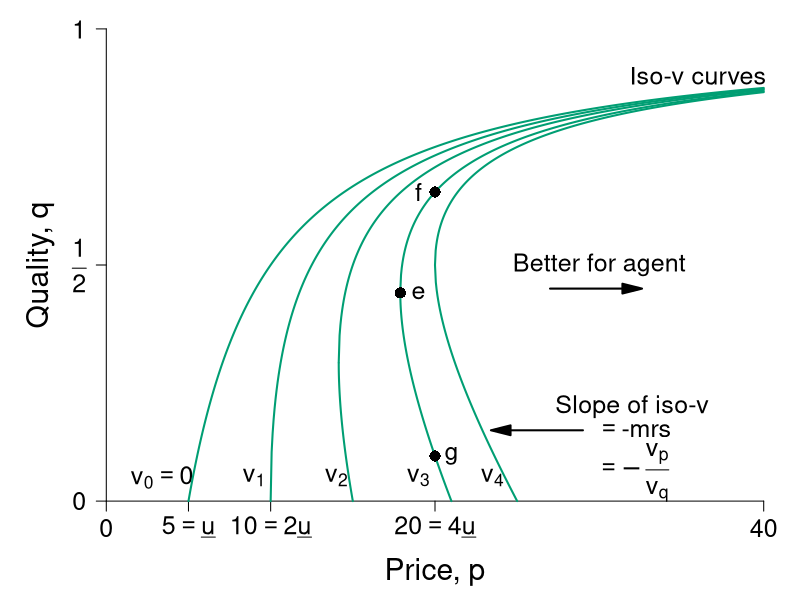

Here is the R script that generated this plot:
#' Graph Designer: Scott Cohn
#' Authors: Bowles and Halliday
#' Title: Coordination, Conflict and Competition: A Text in Microeconomics

require(ggplot2)
require(shape)
pdf(file = "information_power/iso_vmap_a_leftpanel.pdf", width = 9, height = 7)

#Set parameters for graphics
pointsize <- 1.8
axislabelsize <- 1.8
labelsize <- 1.5
namesize <- 1.8
annotatesize <- 1.5
graphlinewidth <- 2
segmentlinewidth <- 1.5

COL <- c("#7fc97f", "#beaed4", "#fdc086", "#ffff99", "#386cb0", "#f0027f", "#bf5b17", "#666666")
COLA <- c("#e0f3db", "#99d8c9","#66c2a4","#41ae76", "#238b45", "#005824")
COLB <- c("#c6dbef", "#4eb3d3", "#2b8cbe", "#0868ac","#084081")
COLC <- c("#fcfbfd", "#efedf5", "#dadaeb", "#bcbddc", "#9e9ac8", "#807dba", "#6a51a3", "#54278f", "#3f007d")
grays <- gray.colors(25, start = 1, end = 0)
CBCols <- c("#009E73","#0072B2","#E69F00","#CC79A7", "#F0E442")


#The equation is below when v = 0. See Wolfram Alpha output. 
isov <- function(p, delta = 5) {
  (p - delta)/p
}

isovhigh1 <- function(p, delta = 5, v = 5){
  (sqrt(p^2 - 4 * delta * v) - p + 2*v)/( 2 * v )
}

isovlow1 <- function(p, delta = 5, v = 5){
  (-sqrt(p^2 - 4 * delta * v) - p + 2*v)/( 2 * v )
}

isovhigh2 <- function(p, delta = 5, v = 10){
  (sqrt(p^2 - 4 * delta * v) - p + 2*v)/( 2 * v )
}

isovlow2 <- function(p, delta = 5, v = 10){
  (-sqrt(p^2 - 4 * delta * v) - p + 2*v)/( 2 * v )
}

isovhigh3 <- function(p, delta = 5, v = 15){
  (sqrt(p^2 - 4 * delta * v) - p + 2*v)/( 2 * v )
}

isovlow3 <- function(p, delta = 5, v = 15){
  (-sqrt(p^2 - 4 * delta * v) - p + 2*v)/( 2 * v )
}

isovhigh4 <- function(p, delta = 5, v = 15){
  (sqrt(p^2 - 4 * delta * v) - p + 2*v)/( 2 * v )
}

isovlow4 <- function(p, delta = 5, v = 15){
  (-sqrt(p^2 - 4 * delta * v) - p + 2*v)/( 2 * v )
}

brfFn <- function(p, delta = 5) {
  1 - (2*delta) /p
}

#This is evaluated for p = 12; q = 12/(8*sqrt(12^2 - 4*delta1*v1)) - 1/8 for the slope
#At p = 12; q = (-sqrt(12^2 - 4*v1*delta1) - 12 + 2*v1)/(2*v1) = 0.799
tangencyLine <- function(p){
  (p*(0.05))
}



#COL <- c("#bae4b3", "#74c476", "#238b45")
#COL <- c("#f7fcf0", "#e0f3db", "#ccebc5", "#a8ddb5", "#7bccc4", "#4eb3d3", "#2b8cbe", "#08589e")
COL <- c("#f7fcf5", "#e5f5e0", "#c7e9c0", "#a1d99b", "#74c476", "#41ab5d", "#238b45", "#005a32")
par(mar =  c(4, 4, .5, .5))

xlims <- c(0, 40)
ylims <- c(0, 1)

plot(0, 0, xlim = xlims, ylim = ylims, type = "n",
     xlab = "",
     ylab = "",
     xaxt = "n", yaxt = "n", cex.lab = axislabelsize, bty = "n")

mtext(expression(paste("Price, ", p)), side=1, line = 2.5, cex = axislabelsize)
text(-4, ylims[2] - 0.5*(ylims[2] - ylims[1]), expression(paste("Quality, ", q)), xpd = TRUE, cex = axislabelsize, srt = 90) 


npts <- 500 
npts2 <- 501
#Specify the sequences of points for graphing. 
xx0 <- seq(5, xlims[2], length.out = npts)
xx1 <- seq(10, xlims[2], length.out = npts)
xx2 <- seq(xlims[1], 15, length.out = npts)
xx3 <- seq(10, xlims[2], length.out = npts2)
xx4 <- seq(xlims[1], 10, length.out = npts2)
#For below, I solved sqrt(p^2 - 200) - p + 200/p = 0, getting p = 10*sqrt(2) = 14.14214
xx5 <- seq(14.14214, xlims[2], length.out = npts2)
xx6 <- seq(14.14214, 15, length.out = npts2)

xx7 <- seq(17.889, xlims[2], length.out = npts2)
xx8 <- seq(17.889, 21, length.out = npts2)

xx9 <- seq(20, xlims[2], length.out = npts2)
xx10 <- seq(xlims[1], 25, length.out = npts2)

#Customize ticks and labels for the plot
ticksy <- c(0, 0.5, 1)
ylabels <- c(0, expression(paste(frac(1,2))), 1)
ticksx <- c(0, 5, 10, 20, 40)
xlabels <- c(0, expression(paste(5 == underline("u"))) ,expression(paste(10 == 2*underline("u"))), expression(paste(20 == 4*underline("u"))) , 40)
axis(1, at = ticksx, pos = 0, labels = xlabels, cex.axis = labelsize)
axis(2, at = ticksy, pos = 0, labels = ylabels, las = 1, cex.axis = labelsize)

#Annotation of the three graphs and the NE

text(3.4, 0.05, expression(paste(v[0] == 0)), cex = annotatesize)
text(9.0, 0.05, expression(paste(v[1])), cex = annotatesize)
text(14, 0.05, expression(paste(v[2])), cex = annotatesize)
text(19, 0.05, expression(paste(v[3])), cex = annotatesize)
text(23.5, 0.05, expression(paste(v[4])), cex = annotatesize)
#text(21, 0.48, expression(paste("n")), cex = annotatesize)
#text(33, 0.58, expression(paste("Best-response function")), cex = annotatesize)
text(36, 0.9, expression(paste("Iso-v curves")), cex = annotatesize)
#text(8.2, 0.3, expression(paste("PC")), cex = annotatesize)


#Lines for the coordinates of the Nash equilbrium
#segments(10, 0, 10, 0.175, lty = 2, col = grays[22], lwd = segmentlinewidth)
#segments(20, 0, 20, 0.6545, lty = 2, col = grays[20], lwd = segmentlinewidth)
#segments(0, 0.5, 20, 0.5, lty = 2, col = grays[20], lwd = segmentlinewidth)
#segments(14.14214, 0.15, 14.14214, 0.45, lty = 2, col = grays[22], lwd = segmentlinewidth)
#segments(17.889, 0.3, 17.889, 0.6, lty = 2, col = grays[22], lwd = segmentlinewidth)

#Draw the lines for the graphs
lines(xx0, isov(xx0, delta = 5), col = CBCols[1], lwd = graphlinewidth)
#lines(xx1, brfFn(xx1), col = COLA[5], lwd = graphlinewidth)
#lines(xx2, tangencyLine(xx2), col = "darkgrey", lwd = segmentlinewidth, lty = 2)
lines(xx3, isovhigh1(xx3, v = 5, delta = 5), col = CBCols[1], lwd = graphlinewidth)
lines(xx4, isovlow1(xx4, v = 5, delta = 5), col = CBCols[1], lwd = graphlinewidth)
lines(xx5, isovhigh2(xx5, v = 10, delta = 5), col = CBCols[1], lwd = graphlinewidth)
lines(xx6, isovlow2(xx6, v = 10, delta = 5), col = CBCols[1], lwd = graphlinewidth)
lines(xx7, isovhigh3(xx7, v = 16, delta = 5), col = CBCols[1], lwd = graphlinewidth)
lines(xx8, isovlow3(xx8, v = 16, delta = 5), col = CBCols[1], lwd = graphlinewidth)
lines(xx9, isovhigh4(xx9, v = 20, delta = 5), col = CBCols[1], lwd = graphlinewidth)
lines(xx10, isovlow4(xx10, v = 20, delta = 5), col = CBCols[1], lwd = graphlinewidth)

#Arrows and slope of iso-v label
Arrows(29, 0.15, 24, 0.15,  col = "black", lty = 1, lwd = 2, arr.type = "triangle")
text(32, 0.2, expression(paste("Slope of iso-v")), cex = annotatesize)
text(32.3, 0.15, expression(paste(phantom() == "-mrs ")), cex = annotatesize)
text(32, 0.06, expression(paste(phantom() == -frac(v[p], v[q]))), cex = annotatesize)


Arrows(27, 0.45, 32, 0.45,  col = "black", lty = 1, lwd = 2, arr.type = "triangle")
text(30, 0.5, expression(paste("Better for agent")), cex = annotatesize)

#Add a point for the NE
#points(20, 0.5, pch = 16, col = "black", cex = 1.5)


#Add a point for b
# points(10, 0.5, pch = 16, col = "black", cex = 1.5)
# text(9.5, 0.53, expression(paste("b")), cex = annotatesize)

#Add a point for d
#Figure out q for p = 14.14214: q = 1 - 2delta/p = 1 - (2*5)/14.14214 =  0.2928934
#points(14.14214, 0.2928934, pch = 16, col = "black", cex = 1.5)
#text(15, 0.2928934, expression(paste("d")), cex = annotatesize)

points(17.889, 0.441, pch = 16, col = "black", cex = 1.5)
text(19, 0.441, expression(paste("e")), cex = annotatesize)

# points same wage w incr/decr in effort
points(20, 0.0955, pch = 16, col = "black", cex = 1.5)
text(21, 0.0955, expression(paste("g")), cex = annotatesize)
points(20, 0.6545, pch = 16, col = "black", cex = 1.5)
text(19, 0.6545, expression(paste("f")), cex = annotatesize)

dev.off()
